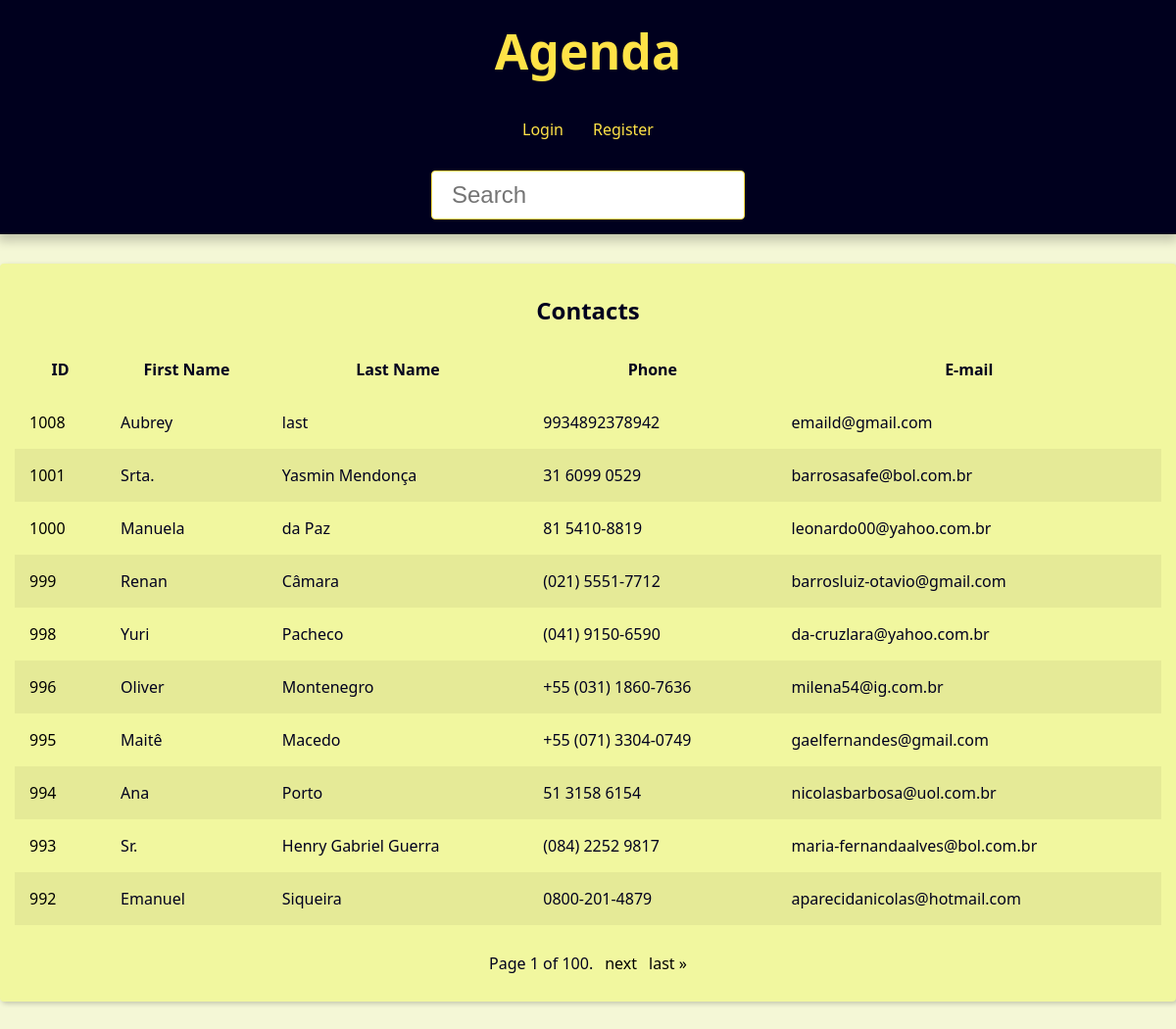
The page / on the database its author committed.
### contact/models.py (models this page shows, shortened)
class Contact(models.Model):
    first_name = models.CharField(max_length=50)
    last_name = models.CharField(max_length=50, blank=True)
    phone = models.CharField(max_length=19, blank=True)
    email = models.EmailField(max_length=254, blank=True)
    created_date = models.DateTimeField(default=timezone.now)
    description = models.TextField(blank=True)
    show = models.BooleanField(default=True)
    picture = models.ImageField(blank=True, upload_to= 'pictures/%Y/%m/')
    category = models.ForeignKey(
        Category,
        on_delete=models.SET_NULL,
        blank=True, null=True,
    )
    owner = models.ForeignKey(
        User,
        on_delete=models.SET_NULL,
        blank=True, null=True,
    )

### contact/views/contact_views.py (the view)
# urls.py: path('', views.index, name='index'),
def index(request):
    contacts = Contact.objects\
        .filter(show=True).order_by('-id')
    paginator = Paginator(contacts, 10)
    page_number = request.GET.get("page")
    page_obj = paginator.get_page(page_number)
    context = {
        'page_obj': page_obj,
        'title': 'Contacts - '
    }
    return render(
        request,
        'contact/index.html',
        context,
    )

### contact/templates/contact/index.html
{% extends 'global/base.html' %}
{% block content %}
{% if page_obj %}
  <div class="responsive-table">
    <table class="contacts-table">
      <caption class="table-caption">
        Contacts
      </caption>
      <thead>
        <tr class="table-row.table-row-header">
          <th class="table-header">ID</th>
          <th class="table-header">First Name</th>
          <th class="table-header">Last Name</th>
          <th class="table-header">Phone</th>
          <th class="table-header">E-mail</th>
        </tr>
      </thead>
      <tbody>
        {% for contact in page_obj %}
          <tr class="table-row">
            <td class="table-cel">
              <a
               class="table-link"
               href="{% url 'contact:contact' contact.id %}">
                {{ contact.id }}
              </a>
            </td>
            <td class="table-cel">
              {{ contact.first_name }}
            </td>
            <td class="table-cel">
              {{ contact.last_name }}
            </td>
            <td class="table-cel">
              {{ contact.phone }}
            </td>
            <td class="table-cel">
              {{ contact.email }}
            </td>
          </tr>
        {% endfor %}
      </tbody>
    </table>
  </div>
{% else %}
  <div class="single-contact">
    <h1 class="single-contact-name">
      No contacts found.
    </h1>
  </div>
{% endif %}
{% endblock content %}

### base_static/global/css/static.css (style rules this page uses)
:root { --spacing: 1.5rem; --link-dark-color: rgb(0, 0, 0); --link-light-color: rgb(255, 227, 71); --clr-white: rgb(241, 247, 159); --clr-black: rgb(0, 0, 30); --clr-light-gray: rgb(244, 247, 214); --clr-dark-shadow-5: rgba(0, 0, 10, 5%); --clr-dark-shadow-10: rgba(0, 0, 10, 10%); --clr-dark-shadow-20: rgba(0, 0, 10, 20%); --clr-light-shadow-5: rgba(200, 200, 255, 5%); --clr-light-shadow-10: rgba(200, 200, 255, 10%); --clr-light-shadow-20: rgba(200, 200, 255, 20%); --main-page-width: 120rem; --table-min-width: 60rem; --biggest-font-size: 5rem; --bigger-font-size: 4rem; --big-font-size: 3.2rem; --medium-font-size: 2.4rem; --small-font-size: 1.6rem; --smaller-font-size: 1.4rem; --smallest-font-size: 1.2rem; --transition-fast: 300ms; --transition-medium: 600ms; --transition-slow: 1s; --default-border-radius: 4px; }
*, *::before, *::after { margin: 0; padding: 0; box-sizing: border-box; }
html { font-size: 62.5%; }
body { font-family: system-ui, -apple-system, BlinkMacSystemFont, 'Segoe UI', Roboto, Oxygen, Ubuntu, Cantarell, 'Open Sans', 'Helvetica Neue', sans-serif; line-height: 1.5; font-size: var(--small-font-size); color: var(--clr-black); -webkit-font-smoothing: antialiased; background: var(--clr-light-gray); }
.responsive-table { width: 100%; overflow-x: auto; }
.contacts-table { width: 100%; min-width: var(--table-min-width); border-collapse: collapse; }
.table-caption { font-size: var(--medium-font-size); font-weight: bold; padding: var(--spacing); }
.table-row { text-align: left; text-overflow: ellipsis; transition: background-color var(--transition-fast) ease-in-out; }
.table-row:nth-of-type(2n) { background: var(--clr-dark-shadow-5); }
.table-cel, .table-header { padding: var(--spacing); }
.table-link { color: var(--link-dark-color); transition: color var(--transition-fast) ease-in-out; text-decoration: none; }

### rows shown on the page
Contact: id "1008", first_name "Aubrey", last_name "last", phone "9934892378942", email "emaild@gmail.com"
Contact: id "1001", first_name "Srta.", last_name "Yasmin Mendonça", phone "31 6099 0529", email "barrosasafe@bol.com.br"
Contact: id "1000", first_name "Manuela", last_name "da Paz", phone "81 5410-8819", email "leonardo00@yahoo.com.br"
Contact: id "999", first_name "Renan", last_name "Câmara", phone "(021) 5551-7712", email "barrosluiz-otavio@gmail.com"
Contact: id "998", first_name "Yuri", last_name "Pacheco", phone "(041) 9150-6590", email "da-cruzlara@yahoo.com.br"
Contact: id "996", first_name "Oliver", last_name "Montenegro", phone "+55 (031) 1860-7636", email "milena54@ig.com.br"
Contact: id "995", first_name "Maitê", last_name "Macedo", phone "+55 (071) 3304-0749", email "gaelfernandes@gmail.com"
Contact: id "994", first_name "Ana", last_name "Porto", phone "51 3158 6154", email "nicolasbarbosa@uol.com.br"
Contact: id "993", first_name "Sr.", last_name "Henry Gabriel Guerra", phone "(084) 2252 9817", email "maria-fernandaalves@bol.com.br"
Contact: id "992", first_name "Emanuel", last_name "Siqueira", phone "0800-201-4879", email "aparecidanicolas@hotmail.com"

### other values the page prints
{{ page_obj.number }} "1"
{{ page_obj.paginator.num_pages }} "100"
